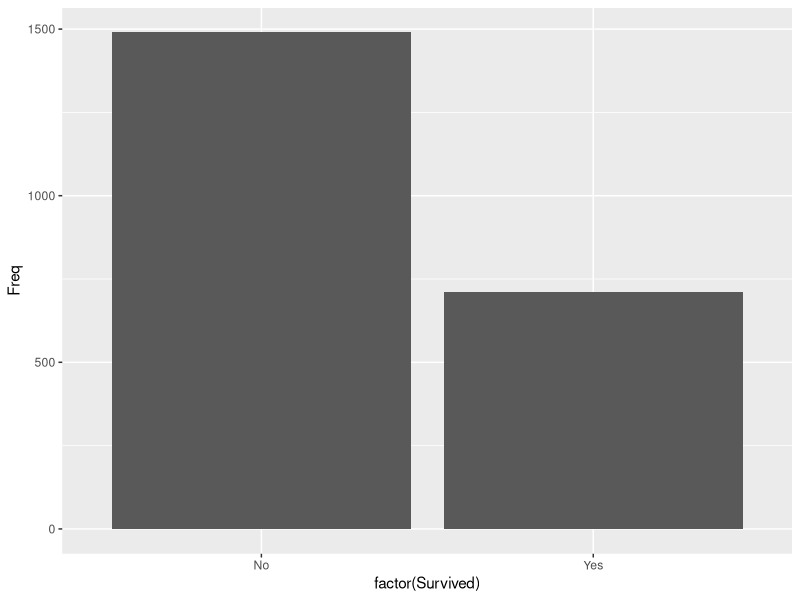

Source code (R):
#This code chunk identifies my working directory 
#and sets it to where I want to save and fetch files
#TASK: fill in between the parentheses if needed. 
#If not needed, make the two lines a comment
getwd()


setwd(Users/jennyli/Downloads/HomeWorks)

#This brings the 'Titanic' data into my environment from Base R (Run this)
Titanic

#This code saves the Titanic data as a dataframe with a new name
#TASK: Save the Titanic data as a dataframe with a new name that includes your first name
#for example I would name my data AnnaTitanic
JennyTitanic<-data.frame(Titanic)

#This code chunk allows me to see the top 2 rows of my data
#TASK: Write the code that returns the top rows
head(JennyTitanic, n=2)

#This code chunk shows me the internal structure 
#Task: Write the code that shows the number of rows, columns, column names, class of columns   
str(JennyTitanic)

#This code chunk shows me some basic summary stats
#Such as Min, Max, Mean. Quartiles...
#Task: Write the code that gives summary stats
summary(JennyTitanic)

#This allows me to save one column as its own object ('values' in the Environment)
#Task: Write the code to create an object for just the Sex column 
#and write the code to create an object for just the Age column 
#(these should show as values in the environment window, not as 'datasets'Data')
sex_column <- JennyTitanic$Sex
age_column <- JennyTitanic$Age


#This takes the individual objects ('values' in the Environment) and creates a dataframe
#Once I do this, I can see the Data in the Environment 
#Task: Write the code to create one new data.frame from the Sex and Age values you just created
new_dataframe <- data.frame(Sex = sex_column, Age = age_column)

#This code chunk creates a subset from my dataset
#Note that the subset only appears in the Console (not the Environment)
#Task: Write the code to create a subset of the data where the Freq is > 25
#If I wanted to save the subset, I would need to name it as done in the code above
subset_data <- subset(JennyTitanic, Freq > 25)


#This shows me how many rows are in my dataset and
#TASK: Write the code that returns the number of rows
number_of_rows <- nrow(JennyTitanic)

#This shows me how many columns are in my dataset
#TASK: Write the code that returns the number of columns
number_of_columns <- ncol(JennyTitanic)

#This also shows me how many rows and columns with just one command
#TASK: Write the code that returns the number of rows and columns with just one command
dimensions <- dim(JennyTitanic)

#This code will install the ggplot2 package
#TASK: Write the code that installs the ggplot2 package
install.packages("ggplot2")  
 
#This code calls the ggplot2 package so I can use its functions
#Task: Write the code that 'calls' the ggplot2 package
library(ggplot2)

#This code creates a bar chart of the number of passengers that survived 
#and did not survive (2 bars)
#Task: replace the dataframe name and column names to create the chart
ggplot(JennyTitanic, aes(x = factor(Survived), y = Freq)) +
  geom_bar(stat = "identity")



